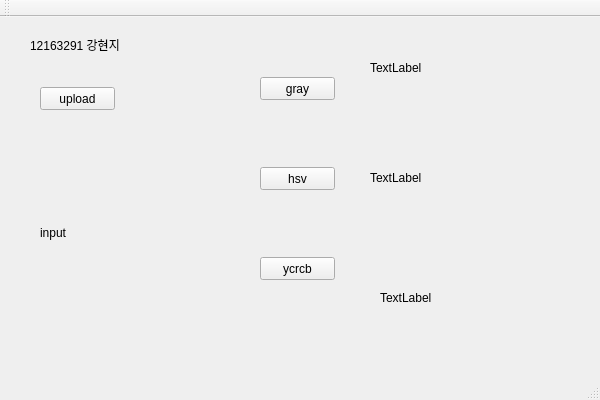
<?xml version="1.0" encoding="UTF-8"?>
<ui version="4.0">
 <class>firstQtClass</class>
 <widget class="QMainWindow" name="firstQtClass">
  <property name="enabled">
   <bool>true</bool>
  </property>
  <property name="geometry">
   <rect>
    <x>0</x>
    <y>0</y>
    <width>600</width>
    <height>400</height>
   </rect>
  </property>
  <property name="windowTitle">
   <string>firstQt</string>
  </property>
  <widget class="QWidget" name="centralWidget">
   <widget class="QLabel" name="label">
    <property name="geometry">
     <rect>
      <x>30</x>
      <y>20</y>
      <width>101</width>
      <height>16</height>
     </rect>
    </property>
    <property name="text">
     <string>12163291 강현지</string>
    </property>
   </widget>
   <widget class="QPushButton" name="btn_upload">
    <property name="geometry">
     <rect>
      <x>40</x>
      <y>70</y>
      <width>75</width>
      <height>23</height>
     </rect>
    </property>
    <property name="text">
     <string>upload</string>
    </property>
   </widget>
   <widget class="QPushButton" name="btn_cvtgray">
    <property name="geometry">
     <rect>
      <x>260</x>
      <y>60</y>
      <width>75</width>
      <height>23</height>
     </rect>
    </property>
    <property name="text">
     <string>gray</string>
    </property>
   </widget>
   <widget class="QPushButton" name="btn_cvthsv">
    <property name="geometry">
     <rect>
      <x>260</x>
      <y>150</y>
      <width>75</width>
      <height>23</height>
     </rect>
    </property>
    <property name="text">
     <string>hsv</string>
    </property>
   </widget>
   <widget class="QPushButton" name="btn_cvtycrcb">
    <property name="geometry">
     <rect>
      <x>260</x>
      <y>240</y>
      <width>75</width>
      <height>23</height>
     </rect>
    </property>
    <property name="text">
     <string>ycrcb</string>
    </property>
   </widget>
   <widget class="QLabel" name="img_input">
    <property name="geometry">
     <rect>
      <x>40</x>
      <y>140</y>
      <width>161</width>
      <height>151</height>
     </rect>
    </property>
    <property name="text">
     <string>input</string>
    </property>
   </widget>
   <widget class="QLabel" name="img_gray">
    <property name="geometry">
     <rect>
      <x>370</x>
      <y>0</y>
      <width>111</width>
      <height>101</height>
     </rect>
    </property>
    <property name="text">
     <string>TextLabel</string>
    </property>
   </widget>
   <widget class="QLabel" name="img_hsv">
    <property name="geometry">
     <rect>
      <x>370</x>
      <y>110</y>
      <width>111</width>
      <height>101</height>
     </rect>
    </property>
    <property name="text">
     <string>TextLabel</string>
    </property>
   </widget>
   <widget class="QLabel" name="img_ycrcb">
    <property name="geometry">
     <rect>
      <x>380</x>
      <y>230</y>
      <width>111</width>
      <height>101</height>
     </rect>
    </property>
    <property name="text">
     <string>TextLabel</string>
    </property>
   </widget>
  </widget>
  <widget class="QMenuBar" name="menuBar">
   <property name="geometry">
    <rect>
     <x>0</x>
     <y>0</y>
     <width>600</width>
     <height>21</height>
    </rect>
   </property>
  </widget>
  <widget class="QToolBar" name="mainToolBar">
   <attribute name="toolBarArea">
    <enum>TopToolBarArea</enum>
   </attribute>
   <attribute name="toolBarBreak">
    <bool>false</bool>
   </attribute>
  </widget>
  <widget class="QStatusBar" name="statusBar"/>
 </widget>
 <layoutdefault spacing="6" margin="11"/>
 <resources>
  <include location="firstQt.qrc"/>
 </resources>
 <connections>
  <connection>
   <sender>btn_upload</sender>
   <signal>clicked()</signal>
   <receiver>firstQtClass</receiver>
   <slot>push_upload()</slot>
   <hints>
    <hint type="sourcelabel">
     <x>92</x>
     <y>125</y>
    </hint>
    <hint type="destinationlabel">
     <x>116</x>
     <y>149</y>
    </hint>
   </hints>
  </connection>
 </connections>
 <slots>
  <slot>pushButton()</slot>
  <slot>push_upload()</slot>
 </slots>
</ui>
